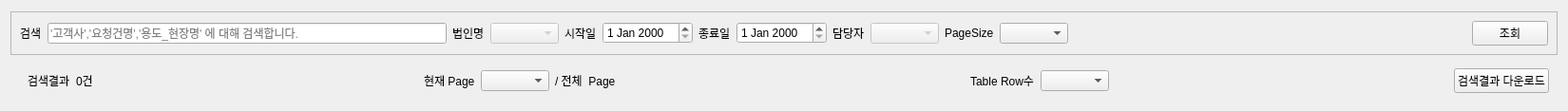
<?xml version="1.0" encoding="UTF-8"?>
<ui version="4.0">
 <class>Search</class>
 <widget class="QWidget" name="Search">
  <property name="geometry">
   <rect>
    <x>0</x>
    <y>0</y>
    <width>1650</width>
    <height>117</height>
   </rect>
  </property>
  <property name="windowTitle">
   <string>Form</string>
  </property>
  <layout class="QVBoxLayout" name="verticalLayout">
   <item>
    <widget class="QFrame" name="frame_4">
     <property name="sizePolicy">
      <sizepolicy hsizetype="Preferred" vsizetype="Fixed">
       <horstretch>0</horstretch>
       <verstretch>0</verstretch>
      </sizepolicy>
     </property>
     <property name="frameShape">
      <enum>QFrame::StyledPanel</enum>
     </property>
     <property name="frameShadow">
      <enum>QFrame::Raised</enum>
     </property>
     <layout class="QHBoxLayout" name="horizontalLayout_2">
      <item>
       <widget class="QLabel" name="label">
        <property name="text">
         <string>검색</string>
        </property>
       </widget>
      </item>
      <item>
       <widget class="QLineEdit" name="lineEdit_search">
        <property name="text">
         <string/>
        </property>
        <property name="placeholderText">
         <string>'고객사','요청건명','용도_현장명' 에 대해 검색합니다.</string>
        </property>
       </widget>
      </item>
      <item>
       <widget class="QLabel" name="label_2">
        <property name="text">
         <string>법인명</string>
        </property>
       </widget>
      </item>
      <item>
       <widget class="QComboBox" name="comboBox_Bumin">
        <property name="enabled">
         <bool>false</bool>
        </property>
       </widget>
      </item>
      <item>
       <widget class="QLabel" name="label_3">
        <property name="text">
         <string>시작일</string>
        </property>
       </widget>
      </item>
      <item>
       <widget class="QDateEdit" name="dateEdit_Sijak"/>
      </item>
      <item>
       <widget class="QLabel" name="label_4">
        <property name="text">
         <string>종료일</string>
        </property>
       </widget>
      </item>
      <item>
       <widget class="QDateEdit" name="dateEdit_Jongro"/>
      </item>
      <item>
       <widget class="QLabel" name="label_5">
        <property name="text">
         <string>담당자</string>
        </property>
       </widget>
      </item>
      <item>
       <widget class="QComboBox" name="comboBox_Damdang">
        <property name="enabled">
         <bool>false</bool>
        </property>
       </widget>
      </item>
      <item>
       <layout class="QFormLayout" name="formLayout_7">
        <property name="formAlignment">
         <set>Qt::AlignLeading|Qt::AlignLeft|Qt::AlignVCenter</set>
        </property>
        <item row="0" column="0">
         <widget class="QLabel" name="label_9">
          <property name="text">
           <string>PageSize</string>
          </property>
         </widget>
        </item>
        <item row="0" column="1">
         <widget class="QComboBox" name="comboBox_pageSize">
          <property name="currentText">
           <string/>
          </property>
         </widget>
        </item>
       </layout>
      </item>
      <item>
       <spacer name="horizontalSpacer_5">
        <property name="orientation">
         <enum>Qt::Horizontal</enum>
        </property>
        <property name="sizeHint" stdset="0">
         <size>
          <width>40</width>
          <height>20</height>
         </size>
        </property>
       </spacer>
      </item>
      <item>
       <widget class="QPushButton" name="PB_Search">
        <property name="sizePolicy">
         <sizepolicy hsizetype="Fixed" vsizetype="Fixed">
          <horstretch>0</horstretch>
          <verstretch>0</verstretch>
         </sizepolicy>
        </property>
        <property name="text">
         <string>조회</string>
        </property>
       </widget>
      </item>
     </layout>
    </widget>
   </item>
   <item>
    <widget class="QFrame" name="frame_Pagenation">
     <property name="sizePolicy">
      <sizepolicy hsizetype="Preferred" vsizetype="Fixed">
       <horstretch>0</horstretch>
       <verstretch>0</verstretch>
      </sizepolicy>
     </property>
     <property name="frameShape">
      <enum>QFrame::NoFrame</enum>
     </property>
     <property name="frameShadow">
      <enum>QFrame::Raised</enum>
     </property>
     <layout class="QHBoxLayout" name="horizontalLayout_4">
      <property name="topMargin">
       <number>0</number>
      </property>
      <property name="bottomMargin">
       <number>0</number>
      </property>
      <item>
       <widget class="QFrame" name="frame_2">
        <property name="frameShape">
         <enum>QFrame::NoFrame</enum>
        </property>
        <property name="frameShadow">
         <enum>QFrame::Raised</enum>
        </property>
        <layout class="QHBoxLayout" name="horizontalLayout_3">
         <item>
          <widget class="QLabel" name="label_7">
           <property name="text">
            <string>검색결과</string>
           </property>
          </widget>
         </item>
         <item>
          <widget class="QLabel" name="label_countTotal">
           <property name="text">
            <string>0건</string>
           </property>
          </widget>
         </item>
        </layout>
       </widget>
      </item>
      <item>
       <spacer name="horizontalSpacer_2">
        <property name="orientation">
         <enum>Qt::Horizontal</enum>
        </property>
        <property name="sizeHint" stdset="0">
         <size>
          <width>40</width>
          <height>20</height>
         </size>
        </property>
       </spacer>
      </item>
      <item>
       <widget class="QFrame" name="frame_3">
        <property name="frameShape">
         <enum>QFrame::NoFrame</enum>
        </property>
        <property name="frameShadow">
         <enum>QFrame::Raised</enum>
        </property>
        <layout class="QHBoxLayout" name="horizontalLayout_5">
         <item>
          <widget class="QLabel" name="label_8">
           <property name="text">
            <string>현재 Page</string>
           </property>
          </widget>
         </item>
         <item>
          <widget class="QComboBox" name="comboBox_current_Page"/>
         </item>
         <item>
          <widget class="QLabel" name="label_total_Page">
           <property name="text">
            <string>/ 전체  Page</string>
           </property>
          </widget>
         </item>
        </layout>
       </widget>
      </item>
      <item>
       <spacer name="horizontalSpacer_3">
        <property name="orientation">
         <enum>Qt::Horizontal</enum>
        </property>
        <property name="sizeHint" stdset="0">
         <size>
          <width>40</width>
          <height>20</height>
         </size>
        </property>
       </spacer>
      </item>
      <item>
       <widget class="QFrame" name="frame_6">
        <property name="sizePolicy">
         <sizepolicy hsizetype="Preferred" vsizetype="Fixed">
          <horstretch>0</horstretch>
          <verstretch>0</verstretch>
         </sizepolicy>
        </property>
        <property name="frameShape">
         <enum>QFrame::NoFrame</enum>
        </property>
        <property name="frameShadow">
         <enum>QFrame::Raised</enum>
        </property>
        <layout class="QHBoxLayout" name="horizontalLayout_6"/>
       </widget>
      </item>
      <item>
       <widget class="QFrame" name="frame_7">
        <property name="sizePolicy">
         <sizepolicy hsizetype="Preferred" vsizetype="Fixed">
          <horstretch>0</horstretch>
          <verstretch>0</verstretch>
         </sizepolicy>
        </property>
        <property name="frameShape">
         <enum>QFrame::NoFrame</enum>
        </property>
        <property name="frameShadow">
         <enum>QFrame::Raised</enum>
        </property>
        <layout class="QHBoxLayout" name="horizontalLayout_7">
         <item>
          <widget class="QLabel" name="label_10">
           <property name="text">
            <string>Table Row수</string>
           </property>
          </widget>
         </item>
         <item>
          <widget class="Combo_table_row" name="comboBox_countOnPage"/>
         </item>
        </layout>
       </widget>
      </item>
      <item>
       <widget class="QFrame" name="frame_5">
        <property name="sizePolicy">
         <sizepolicy hsizetype="Preferred" vsizetype="Fixed">
          <horstretch>0</horstretch>
          <verstretch>0</verstretch>
         </sizepolicy>
        </property>
        <property name="frameShape">
         <enum>QFrame::NoFrame</enum>
        </property>
        <property name="frameShadow">
         <enum>QFrame::Raised</enum>
        </property>
        <layout class="QHBoxLayout" name="horizontalLayout_8"/>
       </widget>
      </item>
      <item>
       <spacer name="horizontalSpacer_4">
        <property name="orientation">
         <enum>Qt::Horizontal</enum>
        </property>
        <property name="sizeHint" stdset="0">
         <size>
          <width>40</width>
          <height>20</height>
         </size>
        </property>
       </spacer>
      </item>
      <item>
       <widget class="QPushButton" name="PB_DownloadAll">
        <property name="text">
         <string>검색결과 다운로드</string>
        </property>
       </widget>
      </item>
     </layout>
    </widget>
   </item>
  </layout>
 </widget>
 <customwidgets>
  <customwidget>
   <class>Combo_table_row</class>
   <extends>QComboBox</extends>
   <header location="global">modules.PyQt.component.combo_custom</header>
  </customwidget>
 </customwidgets>
 <resources/>
 <connections/>
</ui>
